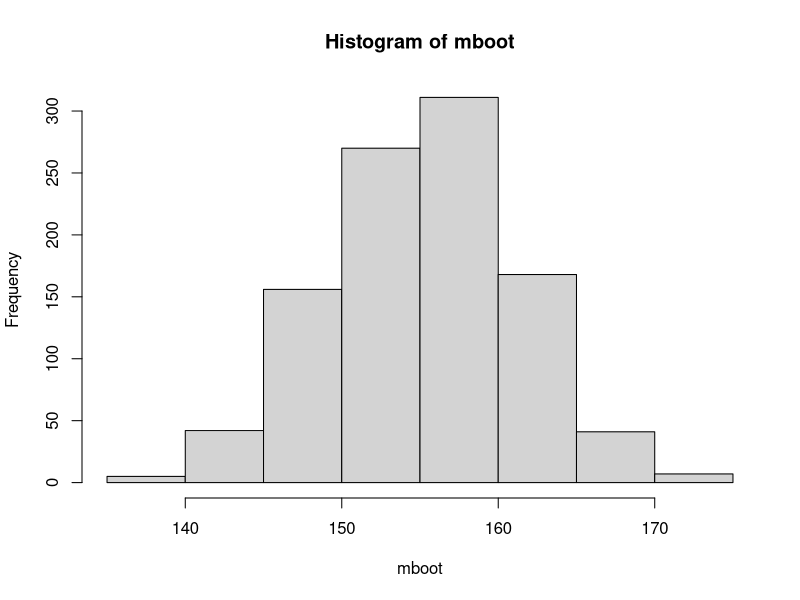

This figure's R source:
## ---- chunk 1
obs <- c(145, 165, 134, 167, 158, 176, 156, 189, 143, 123)
mboot <- replicate(1000, {
  x <- sample(obs, size=10, replace=TRUE)
  mean(x)
})
hist(mboot)
## The 95% bootstrap interval is:
quantile(mboot, c(0.025, 0.975))
## ---- chunk 2
(m <- mean(obs))
## ---- chunk 3
(v <- var(obs))
## ---- chunk 4
(s <- sd(obs))
## ---- chunk 5
n <- length(obs)
tcrit <- qt(0.975, df=9)
##95% confidence interval 
c(m - tcrit*s/sqrt(n), m + tcrit*s/sqrt(n))
## ---- chunk 6
p <- 42/100
n <- 100
SE <- sqrt(p*(1-p)/n)
z <- qnorm(0.975)
#The approximate confidence interval for a proportion is
c(p - z*SE, p + z*SE)
## ---- chunk 7
p <- 0.42
n <- 100
SE <- sqrt(p*(1-p)/n)
z <- qnorm(0.95)
c(p - z*SE, p + z*SE)
## ---- chunk 8
z <- qnorm(0.995)
c(p - z*SE, p + z*SE)
## ---- chunk 9
## 95% confidence interval
m <- 43
sigma <- 2.3
n <- 10
z <- qnorm(0.975)
c(m - z*sigma/sqrt(10), m + z*sigma/sqrt(10))
## ---- chunk 10
z <- qnorm(0.95)
c(m - z*sigma/sqrt(10), m + z*sigma/sqrt(10))
## ---- chunk 11
p <- 25/150
n <- 150
z <-qnorm(0.975)
SE <- sqrt(p*(1-p)/n)
## 95% CI
c(p - z*SE, p + z*SE)
